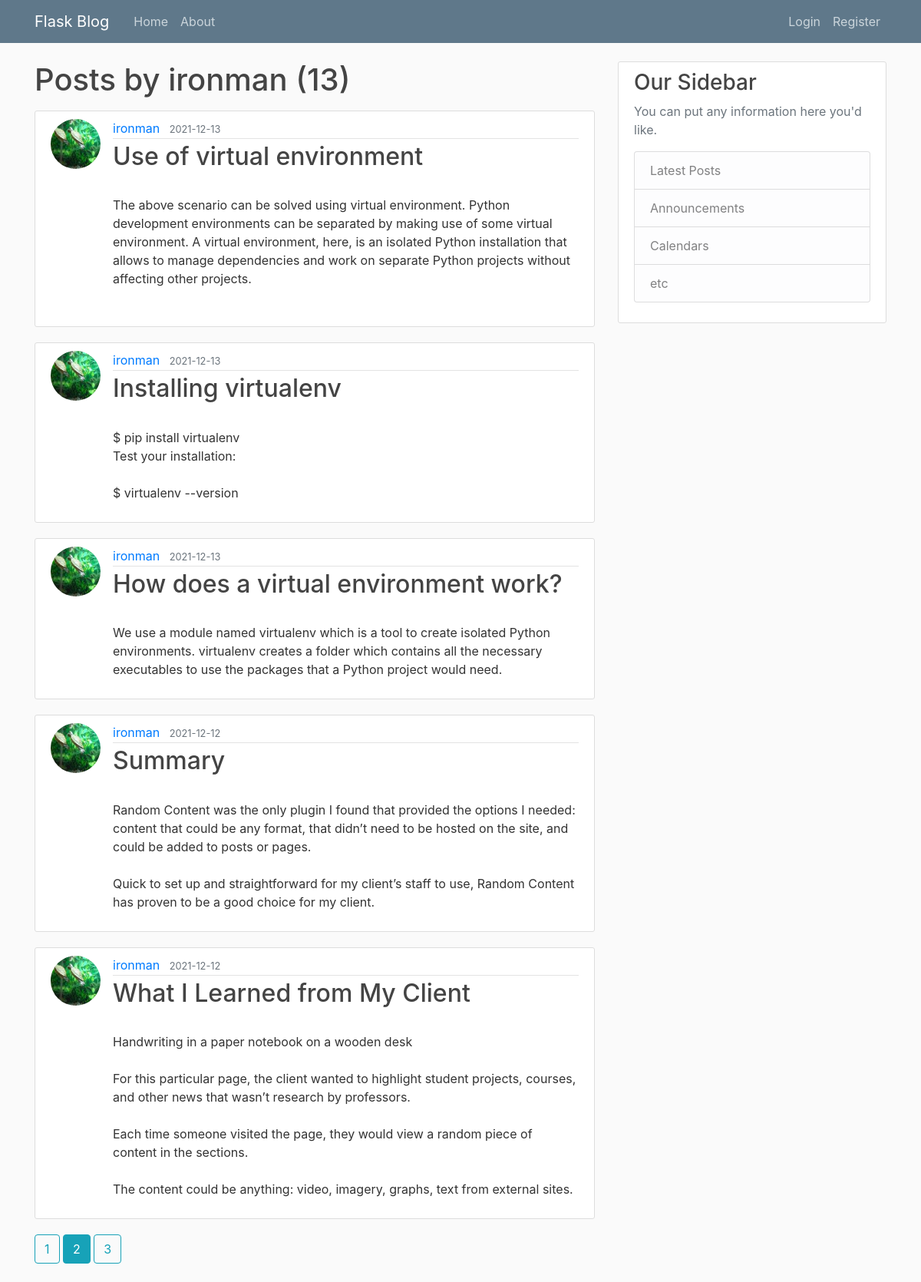
Screenshot of /user/ironman?page=2 with the database file from the repository.
### flask_blog/models.py (models this page shows, shortened)
class User(db.Model, UserMixin):
    id = db.Column(db.Integer, primary_key=True)
    username = db.Column(db.String(20), unique=True, nullable=False)
    email = db.Column(db.String(120), unique=True, nullable=False)
    image_file = db.Column(db.String(20), nullable=False, default='default.jpg')
    password = db.Column(db.String(60), nullable=False)
    posts = db.relationship('Post', backref='author', lazy=True)

class Post(db.Model):
    id = db.Column(db.Integer, primary_key=True)
    title = db.Column(db.String(100), nullable=False)
    date_posted = db.Column(db.DateTime, nullable=False, default=datetime.utcnow)
    content = db.Column(db.Text, nullable=False)
    user_id = db.Column(db.Integer, db.ForeignKey('user.id'), nullable=False)

### flask_blog/routes.py (the view)
@app.route("/user/<string:username>")
def user_posts(username):
    page = request.args.get('page', 1, type=int)
    user = User.query.filter_by(username=username).first_or_404()
    posts = Post.query.filter_by(author=user)\
        .order_by(Post.date_posted.desc())\
        .paginate(page=page, per_page=5)
    return render_template('user_posts.html', posts=posts, user=user)

### flask_blog/templates/user_posts.html
{% extends "layout.html" %}
{% block content %}
	<h1 class="mb-3">Posts by {{ user.username }} ({{ posts.total }})</h1>
	{% for post in posts.items %}
		<article class="media content-section">
			<img class="rounded-circle article-img" src="{{ url_for('static', filename='profile_pics/' + post.author.image_file) }}">
		  <div class="media-body">
		    <div class="article-metadata">
		      <a class="mr-2" href="{{ url_for('user_posts', username=post.author.username) }}">{{ post.author.username }}</a>
		      <small class="text-muted">{{ post.date_posted.strftime('%Y-%m-%d') }}</small>
		    </div>
		    <h2><a class="article-title" href="{{ url_for('post', post_id=post.id) }}">{{ post.title }}</a></h2>
		    <p class="article-content">{{ post.content }}</p>
		  </div>
		</article>
	{% endfor %}
	{% for page_num in posts.iter_pages(left_edge=1, right_edge=1, left_current=1, right_current=2) %}
		{% if page_num %}
			{% if posts.page == page_num %}
				<a class="btn btn-info mb-4" href="{{ url_for('user_posts', username=user.username, page=page_num) }}">{{ page_num }}</a>
			{% else %}
				<a class="btn btn-outline-info mb-4" href="{{ url_for('user_posts', username=user.username,page=page_num) }}">{{ page_num }}</a>
			{% endif %}
		{% else %}
			...
		{% endif %}
	{% endfor %}
{% endblock content %}

### flask_blog/static/main.css (style rules this page uses)
body { background: #fafafa; color: #333333; margin-top: 5rem; }
h1, h2, h3, h4, h5, h6 { color: #444444; }
.content-section { background: #ffffff; padding: 10px 20px; border: 1px solid #dddddd; border-radius: 3px; margin-bottom: 20px; }
.article-title { color: #444444; }
.article-content { white-space: pre-line; }
.article-img { height: 65px; width: 65px; margin-right: 16px; }
.article-metadata { padding-bottom: 1px; margin-bottom: 4px; border-bottom: 1px solid #e3e3e3 }

### rows the page displays
User: username "ironman"
Post: image_file (picture), author.username "ironman", date_posted "2021-12-13", title "Use of virtual environment", content "The above scenario can be solved using virtual environment. Python development environments can be separated by making use of some virtual environment. A virtual environment, here, is an isolated Python installation that allows to manage dependencies and work on separate Python projects without affecting other projects."
Post: image_file (picture), author.username "ironman", date_posted "2021-12-13", title "Installing virtualenv", content "$ pip install virtualenv Test your installation: $ virtualenv --version"
Post: image_file (picture), author.username "ironman", date_posted "2021-12-13", title "How does a virtual environment work?", content "We use a module named virtualenv which is a tool to create isolated Python environments. virtualenv creates a folder which contains all the necessary executables to use the packages that a Python project would need."
Post: image_file (picture), author.username "ironman", date_posted "2021-12-12", title "Summary", content "Random Content was the only plugin I found that provided the options I needed: content that could be any format, that didn’t need to be hosted on the site, and could be added to posts or pages. Quick to set up and straightforward for my client’s staff to use, Random Content has proven to be a good choice for my client."
Post: image_file (picture), author.username "ironman", date_posted "2021-12-12", title "What I Learned from My Client", content "Handwriting in a paper notebook on a wooden desk For this particular page, the client wanted to highlight student projects, courses, and other news that wasn’t research by professors. Each time someone visited the page, they would view a random piece of content in the sections. The content could be anything: video, imagery, graphs, text from external sites."

### other values shown
{{ posts.total }} "13"
{{ page_num }} "1" "3"
{{ page_num }} "2"
